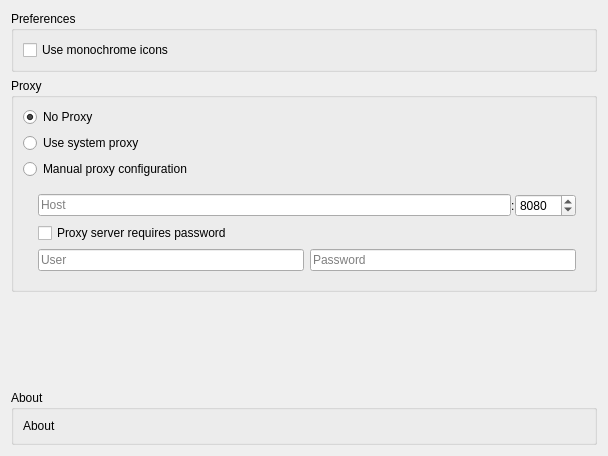
<?xml version="1.0" encoding="UTF-8"?>
<ui version="4.0">
 <class>Mirall::GeneralSettings</class>
 <widget class="QWidget" name="Mirall::GeneralSettings">
  <property name="geometry">
   <rect>
    <x>0</x>
    <y>0</y>
    <width>608</width>
    <height>456</height>
   </rect>
  </property>
  <property name="windowTitle">
   <string>Form</string>
  </property>
  <layout class="QVBoxLayout" name="verticalLayout_3">
   <item>
    <widget class="QGroupBox" name="groupBox_3">
     <property name="title">
      <string>Preferences</string>
     </property>
     <layout class="QVBoxLayout" name="verticalLayout_4">
      <item>
       <widget class="QCheckBox" name="ckUseMonochrome">
        <property name="text">
         <string>Use monochrome icons</string>
        </property>
       </widget>
      </item>
     </layout>
    </widget>
   </item>
   <item>
    <widget class="QGroupBox" name="groupBox">
     <property name="title">
      <string>Proxy</string>
     </property>
     <layout class="QVBoxLayout" name="verticalLayout_2">
      <item>
       <layout class="QVBoxLayout" name="verticalLayout">
        <item>
         <widget class="QRadioButton" name="noProxyRadioButton">
          <property name="text">
           <string>No Proxy</string>
          </property>
          <property name="checked">
           <bool>true</bool>
          </property>
         </widget>
        </item>
        <item>
         <widget class="QRadioButton" name="systemProxyRadioButton">
          <property name="text">
           <string>Use system proxy</string>
          </property>
         </widget>
        </item>
        <item>
         <widget class="QRadioButton" name="manualProxyRadioButton">
          <property name="text">
           <string>Manual proxy configuration</string>
          </property>
         </widget>
        </item>
       </layout>
      </item>
      <item>
       <widget class="QWidget" name="manualSettings" native="true">
        <property name="enabled">
         <bool>true</bool>
        </property>
        <layout class="QFormLayout" name="formLayout_2">
         <item row="0" column="1">
          <layout class="QHBoxLayout" name="horizontalLayout_2">
           <property name="spacing">
            <number>0</number>
           </property>
           <property name="sizeConstraint">
            <enum>QLayout::SetDefaultConstraint</enum>
           </property>
           <item>
            <widget class="QLineEdit" name="hostLineEdit">
             <property name="text">
              <string/>
             </property>
             <property name="placeholderText">
              <string>Host</string>
             </property>
            </widget>
           </item>
           <item>
            <widget class="QLabel" name="label">
             <property name="sizePolicy">
              <sizepolicy hsizetype="Maximum" vsizetype="Preferred">
               <horstretch>0</horstretch>
               <verstretch>0</verstretch>
              </sizepolicy>
             </property>
             <property name="text">
              <string>:</string>
             </property>
            </widget>
           </item>
           <item>
            <widget class="QSpinBox" name="portSpinBox">
             <property name="enabled">
              <bool>true</bool>
             </property>
             <property name="sizePolicy">
              <sizepolicy hsizetype="Maximum" vsizetype="Fixed">
               <horstretch>0</horstretch>
               <verstretch>0</verstretch>
              </sizepolicy>
             </property>
             <property name="minimum">
              <number>1</number>
             </property>
             <property name="maximum">
              <number>65535</number>
             </property>
             <property name="value">
              <number>8080</number>
             </property>
            </widget>
           </item>
          </layout>
         </item>
         <item row="1" column="1">
          <widget class="QCheckBox" name="authRequiredcheckBox">
           <property name="enabled">
            <bool>true</bool>
           </property>
           <property name="text">
            <string>Proxy server requires password</string>
           </property>
          </widget>
         </item>
         <item row="2" column="1">
          <widget class="QWidget" name="authWidget" native="true">
           <layout class="QHBoxLayout" name="horizontalLayout_3">
            <property name="margin">
             <number>0</number>
            </property>
            <item>
             <widget class="QLineEdit" name="passwordLineEdit">
              <property name="enabled">
               <bool>true</bool>
              </property>
              <property name="maximumSize">
               <size>
                <width>300</width>
                <height>16777215</height>
               </size>
              </property>
              <property name="text">
               <string/>
              </property>
              <property name="echoMode">
               <enum>QLineEdit::Password</enum>
              </property>
              <property name="placeholderText">
               <string>User</string>
              </property>
             </widget>
            </item>
            <item>
             <widget class="QLineEdit" name="userLineEdit">
              <property name="enabled">
               <bool>true</bool>
              </property>
              <property name="maximumSize">
               <size>
                <width>300</width>
                <height>16777215</height>
               </size>
              </property>
              <property name="text">
               <string/>
              </property>
              <property name="placeholderText">
               <string>Password</string>
              </property>
             </widget>
            </item>
           </layout>
          </widget>
         </item>
        </layout>
       </widget>
      </item>
     </layout>
    </widget>
   </item>
   <item>
    <spacer name="verticalSpacer">
     <property name="orientation">
      <enum>Qt::Vertical</enum>
     </property>
     <property name="sizeType">
      <enum>QSizePolicy::Expanding</enum>
     </property>
     <property name="sizeHint" stdset="0">
      <size>
       <width>20</width>
       <height>0</height>
      </size>
     </property>
    </spacer>
   </item>
   <item>
    <widget class="QGroupBox" name="groupBox_2">
     <property name="title">
      <string>About</string>
     </property>
     <layout class="QHBoxLayout" name="horizontalLayout">
      <item>
       <widget class="QLabel" name="aboutLabel">
        <property name="text">
         <string>About</string>
        </property>
       </widget>
      </item>
     </layout>
    </widget>
   </item>
  </layout>
 </widget>
 <resources/>
 <connections/>
</ui>
